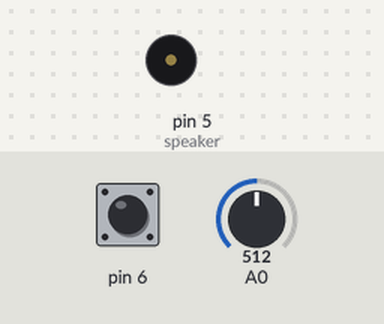
A sketch run on a simulated Arduino Uno, built with avr-gcc and run on an emulated ATmega328P. Parts: buzzer (waves = sounding). Inputs (shaded band) come from the test bench; at power-on: pin 6 HIGH, A0 = 512.

Above: at 1.2 s.
1.3 s: pin 6 pulled LOW for 0.15 s
At 1.47 s:
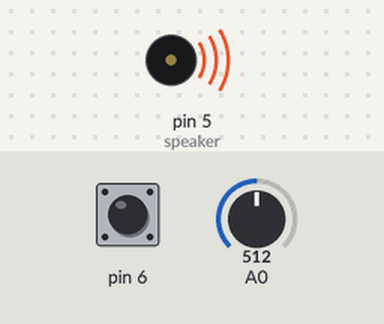
3.5 s: pin 6 pulled LOW for 3.2 s
At 7.5 s:
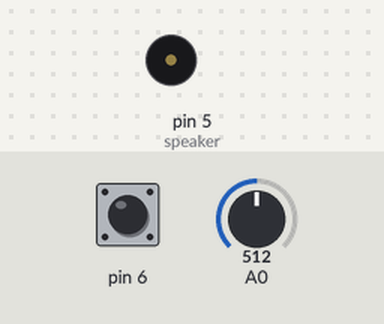
Timing chart, 0 to 9.0 s (numbered marks = the images above; inputs shaded):
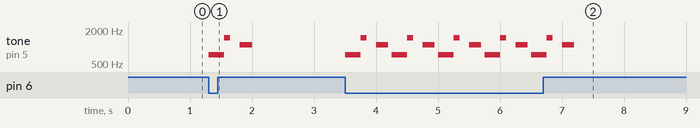

The sketch:

sound.ino
```cpp
void setup() {
  Serial.begin(9600);

  pinMode(6, INPUT_PULLUP);

  pinMode(5, OUTPUT); //speaker

}
void loop() {
  int knob = analogRead(A0);
  int b = map(knob, 0, 1023, 500, 0);
  if (digitalRead(6) == LOW) {
    tone(5, 725 , 250);
    delay(b);
    tone(5, 1450 , 100);
    delay(b);
    tone(5, 1086 , 200);
    delay(b);
    }
}
```

Measured:
- after the input at 1.3 s, tone on pin 5 (speaker): plays 725 Hz for 0.25 s, 1450 Hz for 0.10 s, 1086 Hz for 0.20 s, starting at once
- after the input at 3.5 s, tone on pin 5 (speaker): silent → 725 Hz at once, then repeats every 0.75 s: 1450 Hz 0.10 s, silent 0.15 s, 1086 Hz 0.20 s, silent 0.05 s, 725 Hz 0.25 s, until it stays silent from 7.2 s
